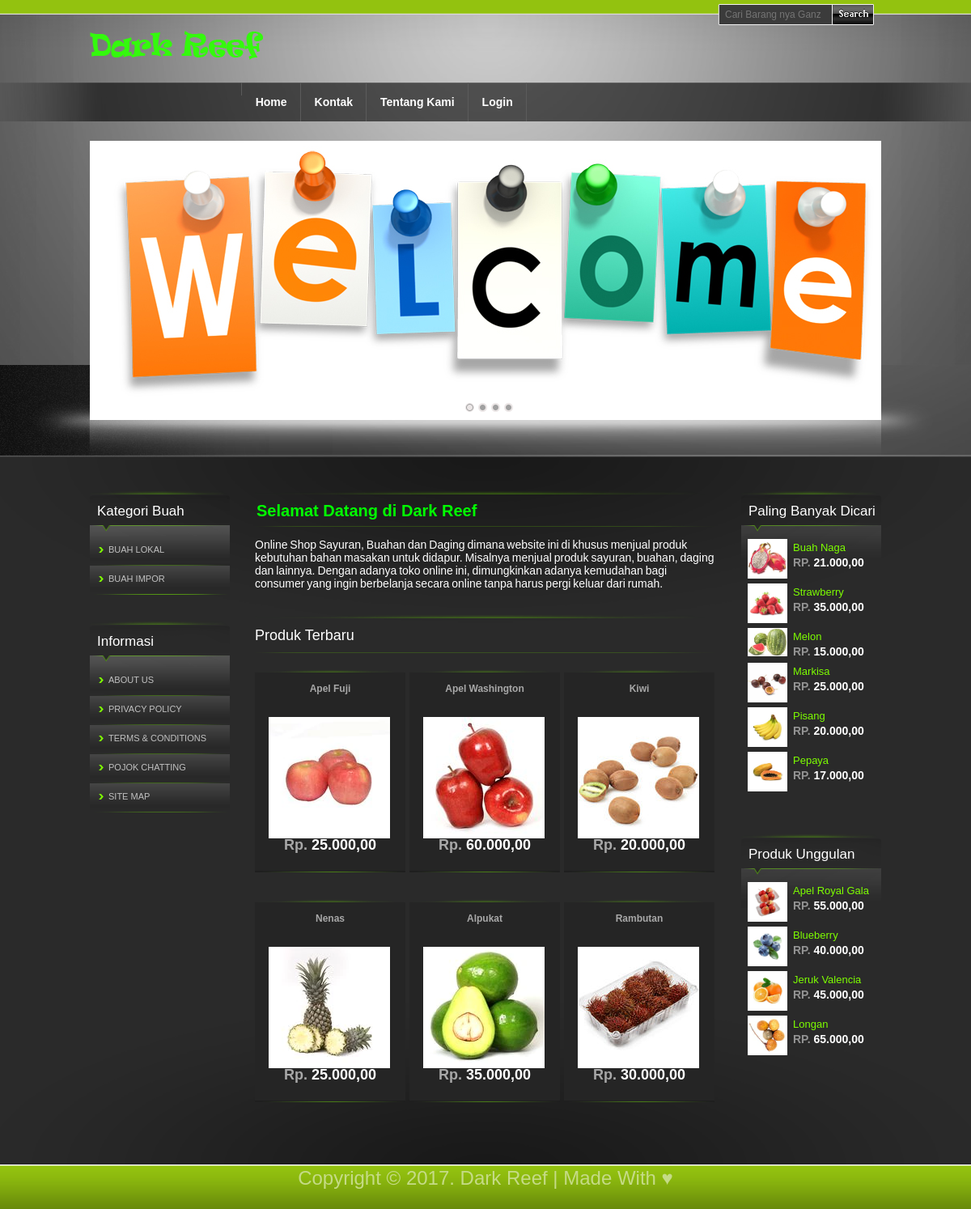
The page / on the database its author committed.
### tables this page shows
CREATE TABLE IF NOT EXISTS `buah` (
  `id` int(11) NOT NULL AUTO_INCREMENT,
  `kategori` int(11) NOT NULL,
  `nama_buah` varchar(100) DEFAULT NULL,
  `deskripsi` text NOT NULL,
  `gambar` varchar(100) NOT NULL,
  `produk_unggulan` varchar(10) NOT NULL,
  `harga` int(100) DEFAULT NULL,
  `status` varchar(10) NOT NULL,
  `stok` int(3) NOT NULL,
  `paling_dicari` varchar(10) NOT NULL,
  PRIMARY KEY (`id`)
);

### index.php (the view, shortened to what this page needs)
<?php
include "config/koneksi.php";
?>
<!DOCTYPE html PUBLIC "-//W3C//DTD XHTML 1.0 Transitional//EN" "http://www.w3.org/TR/xhtml1/DTD/xhtml1-transitional.dtd">
<html lang="en-US" xmlns="http://www.w3.org/1999/xhtml" dir="ltr">
<head>
	<link rel="stylesheet" href="css/style.css" type="text/css" media="all" />
</head>
<body>
	<div id="wrapper">
		<div id="search">
			<div class="shell">
				<form action="proses.php" method="post" accept-charset="utf-8">
					<div class="container">
						<input type="text" name="search" class="selectbox" placeholder="Cari Barang nya Ganz..." />
					</div>
					<input class="search-button" type="submit" value="Submit" name="cari"/>
				</form>
			</div>
		</div>
		<div id="header" class="shell">
			<h1 id="logo"><img src="css/images/logos.png" alt="Dark Reef" />&nbsp;</h1>
		</div>
		<div id="navigation">
			<div class="shell">
					<li>
					</li>
					<li><a href="index.php" title="Home">Home</a></li>
					<li><a href="#" title="Account">Kontak</a></li>
					<li><a href="#" title="Contact">Tentang Kami</a></li>
					<?php
					  if (empty($_SESSION[username]))
						echo '<li><a href="login.php">Login</a></li>'; ?>
			</div>
		</div>
		<div id="slider">
			<div class="slider-outer">
				<div class="slider-inner shell">
					<ul class="slider-items">
						<li>
							<img src="css/images/slide-img1.jpg" alt="Slide Image 1" />
							<div class="slide-entry">
							</div>
						</li>
					</ul>
					<div class="slider-controls">
					</div>
				</div>
			</div>
		</div>
		<div id="main">
			<div class="inner">
				<div class="shell">
					<div id="left-sidebar" class="sidebar">
						<ul>
							<li class="widget">
								<h2>Kategori Buah</h2>
								<div class="widget-entry">
									<ul>
										<li><a href="buah-lokal.php" title="Buah Lokal"><span>Buah Lokal</span></a></li>
										<li><a href="buah-lokal.php" title="Buah Impor"><span>Buah Impor</span></a></li>
									</ul>
								</div>
							</li>
							<li class="widget">
								<h2>Informasi</h2>
								<div class="widget-entry">
									<ul>
										<li><a href="#" title="About Us"><span>About Us</span></a></li>
										<li><a href="#" title="Privacy Policy"><span>Privacy Policy</span></a></li>
										<li><a href="#" title="Terms &amp; Conditions"><span>Terms &amp; Conditions</span></a></li>
										<li><a href="http://localhost/nge_chat/index.php" title="Chatting"><span>Pojok Chatting </span></a></li>
										<li class="last"><a href="#" title="Site Map"><span>Site Map</span></a></li>
									</ul>
								</div>
							</li>
						</ul>
					</div>
					<div id="content">
						<div class="post">
							<h2><span class="style2">Selamat Datang di Dark Reef</span><span class="title-bottom">&nbsp;</span></h2>
							<p class="style1">Online Shop Sayuran, Buahan dan Daging dimana website ini di khusus menjual produk kebutuhan bahan masakan untuk didapur. Misalnya menjual produk sayuran, buahan, daging dan lainnya. Dengan adanya toko online ini, dimungkinkan adanya kemudahan bagi consumer yang ingin berbelanja secara online tanpa harus pergi keluar dari rumah.</p>
						</div>
						<div id="products">
							<h2><span class="style4">Produk Terbaru</span><span class="title-bottom">&nbsp;</span></h2>
							<?php
                    $sql = mysqli_query($koneksi, "SELECT * FROM buah where kategori='1' and id='1'");
	if(mysqli_num_rows($sql) == 0){
		echo "Tidak ada produk!";
	}else{
		while($data = mysqli_fetch_assoc($sql)){
                    ?>
					<div class="product">
					<a href="detailproduk.php?kd=<?php echo $data['id'];?>" title="Apel Fuji">
					<span class="title">Apel Fuji</span>
                        <span class="title"><?php echo $data['nama']; ?></span>
                        <img src="css/images/<?php echo $data['gambar']; ?>" />
						<span class="price"><span>Rp.</span> <?php echo number_format($data['harga'],2,",",".");?></span></a>
                <?php
              }
              }
              ?>	</span></span></a>
						</div>
						<?php
                    $sql = mysqli_query($koneksi, "SELECT * FROM buah where kategori='1' and id='2'");
	if(mysqli_num_rows($sql) == 0){
		echo "Tidak ada produk!";
	}else{
		while($data = mysqli_fetch_assoc($sql)){
                    ?>
					<div class="product">
					<a href="detailproduk.php?kd=<?php echo $data['id'];?>" title="Apel Washington">
					<span class="title">Apel Washington</span>
                        <span class="title"><?php echo $data['nama']; ?></span>
                        <img src="css/images/<?php echo $data['gambar']; ?>" />
						<span class="price"><span>Rp. </span><?php echo number_format($data['harga'],2,",",".");?></span>
                <?php
              }
              }
              ?>
			  </a>
						</div>
						<?php
                    $sql = mysqli_query($koneksi, "SELECT * FROM buah where kategori='1' and id='3'");
	if(mysqli_num_rows($sql) == 0){
		echo "Tidak ada produk!";
	}else{
		while($data = mysqli_fetch_assoc($sql)){
                    ?>
					<div class="product last">
					<a href="detailproduk.php?kd=<?php echo $data['id'];?>" title="Kiwi">
					<span class="title">Kiwi</span>
                        <span class="title"><?php echo $data['nama']; ?></span>
                        <img src="css/images/<?php echo $data['gambar']; ?>" />
						<span class="price"><span>Rp. </span><?php echo number_format($data['harga'],2,",",".");?></span>
                <?php
              }
              }
              ?>
			  </a>
						</div>
							<?php
                    $sql = mysqli_query($koneksi, "SELECT * FROM buah where kategori='1' and id='4'");
	if(mysqli_num_rows($sql) == 0){
		echo "Tidak ada produk!";
	}else{
		while($data = mysqli_fetch_assoc($sql)){
                    ?>
					<div class="product">
					<a href="detailproduk.php?kd=<?php echo $data['id'];?>" title="Nenas">
					<span class="title">Nenas</span>
                        <span class="title"><?php echo $data['nama']; ?></span>
                        <img src="css/images/<?php echo $data['gambar']; ?>" />
						<span class="price"><span>Rp. </span><?php echo number_format($data['harga'],2,",",".");?></span>
                <?php
              }
              }
              ?>
			  </a>
						</div>
							<?php
                    $sql = mysqli_query($koneksi, "SELECT * FROM buah where kategori='1' and id='5'");
	if(mysqli_num_rows($sql) == 0){
		echo "Tidak ada produk!";
	}else{
		while($data = mysqli_fetch_assoc($sql)){
                    ?>
					<div class="product">
					<a href="detailproduk.php?kd=<?php echo $data['id'];?>" title="Alpukat">
					<span class="title">Alpukat</span>
                        <span class="title"><?php echo $data['nama']; ?></span>
                        <img src="css/images/<?php echo $data['gambar']; ?>" />
						<span class="price"><span>Rp. </span><?php echo number_format($data['harga'],2,",",".");?></span>
                <?php
              }
              }
              ?>
			  </a>
						</div>
							<?php
                    $sql = mysqli_query($koneksi, "SELECT * FROM buah where kategori='1' and id='6'");
	if(mysqli_num_rows($sql) == 0){
		echo "Tidak ada produk!";
	}else{
		while($data = mysqli_fetch_assoc($sql)){
                    ?>
					<div class="product last">
					<a href="detailproduk.php?kd=<?php echo $data['id'];?>" title="Rambutan">
					<span class="title">Rambutan</span>
                        <span class="title"><?php echo $data['nama']; ?></span>
                        <img src="css/images/<?php echo $data['gambar']; ?>" />
						<span class="price"><span>Rp. </span><?php echo number_format($data['harga'],2,",",".");?></span>
                <?php
              }
              }
              ?>
			  </a>
						</div>
						</div>
					</div>
					<div id="right-sidebar" class="sidebar">
						<ul>
							<li class="widget products-box">
								<h2>Paling Banyak Dicari</h2>
								<div class="widget-entry">
									<ul>
										<?php
                    $sql = mysqli_query($koneksi, "SELECT * FROM buah where kategori='2' and id='7'");
					if(mysqli_num_rows($sql) == 0){
						echo "Tidak ada produk!";
					}else{
						while($data = mysqli_fetch_assoc($sql)){
                    		?>
										<li>
											<a href="detailproduk.php?kd=<?php echo $data['id'];?>" title="Buah Naga">
												<img src="css/images/<?php echo $data['gambar']; ?>" />
												<span class="info">
													<span class="title"><?php echo $data['nama_buah']; ?></span>
													<span class="price"><span>Rp. </span><?php echo number_format($data['harga'],2,",",".");?></span>
												</span>
											</a>
										</li>
										<?php
              }
              }
              ?>
			  							<?php
                    $sql = mysqli_query($koneksi, "SELECT * FROM buah where kategori='2' and id='8'");
					if(mysqli_num_rows($sql) == 0){
						echo "Tidak ada produk!";
					}else{
						while($data = mysqli_fetch_assoc($sql)){
                    		?>
										<li>
											<a href="detailproduk.php?kd=<?php echo $data['id'];?>" title="Strawberry">
												<img src="css/images/<?php echo $data['gambar']; ?>" />
												<span class="info">
													<span class="title"><?php echo $data['nama_buah']; ?></span>
													<span class="price"><span>Rp. </span><?php echo number_format($data['harga'],2,",",".");?></span>
												</span>
											</a>
										</li>
										<?php
              }
              }
              ?>
										<?php
                    $sql = mysqli_query($koneksi, "SELECT * FROM buah where kategori='2' and id='9'");
					if(mysqli_num_rows($sql) == 0){
						echo "Tidak ada produk!";
					}else{
						while($data = mysqli_fetch_assoc($sql)){
                    		?>
										<li>
											<a href="detailproduk.php?kd=<?php echo $data['id'];?>" title="Melon">
												<img src="css/images/<?php echo $data['gambar']; ?>" />
												<span class="info">
													<span class="title"><?php echo $data['nama_buah']; ?></span>
													<span class="price"><span>Rp. </span><?php echo number_format($data['harga'],2,",",".");?></span>
												</span>
											</a>
										</li>
										<?php
              }
              }
              ?>
										<?php
                    $sql = mysqli_query($koneksi, "SELECT * FROM buah where kategori='2' and id='10'");
					if(mysqli_num_rows($sql) == 0){
						echo "Tidak ada produk!";
					}else{
						while($data = mysqli_fetch_assoc($sql)){
                    		?>
										<li>
											<a href="detailproduk.php?kd=<?php echo $data['id'];?>" title="Markisa">
												<img src="css/images/<?php echo $data['gambar']; ?>" />
												<span class="info">
													<span class="title"><?php echo $data['nama_buah']; ?></span>
													<span class="price"><span>Rp. </span><?php echo number_format($data['harga'],2,",",".");?></span>
												</span>
											</a>
										</li>
										<?php
              }
              }
              ?>
										<?php
                    $sql = mysqli_query($koneksi, "SELECT * FROM buah where kategori='2' and id='11'");
					if(mysqli_num_rows($sql) == 0){
						echo "Tidak ada produk!";
					}else{
						while($data = mysqli_fetch_assoc($sql)){
                    		?>
										<li>
											<a href="detailproduk.php?kd=<?php echo $data['id'];?>" title="Pisang">
												<img src="css/images/<?php echo $data['gambar']; ?>" />
												<span class="info">
													<span class="title"><?php echo $data['nama_buah']; ?></span>
													<span class="price"><span>Rp. </span><?php echo number_format($data['harga'],2,",",".");?></span>
												</span>
											</a>
										</li>
										<?php
              }
              }
              ?>
										<?php
                    $sql = mysqli_query($koneksi, "SELECT * FROM buah where kategori='2' and id='12'");
					if(mysqli_num_rows($sql) == 0){
						echo "Tidak ada produk!";
					}else{
						while($data = mysqli_fetch_assoc($sql)){
                    		?>
										<li>
											<a href="detailproduk.php?kd=<?php echo $data['id'];?>" title="Pepaya">
												<img src="css/images/<?php echo $data['gambar']; ?>" />
												<span class="info">
													<span class="title"><?php echo $data['nama_buah']; ?></span>
													<span class="price"><span>Rp. </span><?php echo number_format($data['harga'],2,",",".");?></span>
												</span>
											</a>
										</li>
										<?php
              }
              }
              ?>
									</ul>
								</div>
							</li>
							<li class="widget products-box">
								<h2>Produk Unggulan</h2>
								<div class="widget-entry">
									<ul>
									<?php
                    $sql = mysqli_query($koneksi, "SELECT * FROM buah where kategori='3' and id='13'");
					if(mysqli_num_rows($sql) == 0){
						echo "Tidak ada produk!";
					}else{
						while($data = mysqli_fetch_assoc($sql)){
                    		?>
										<li>
											<a href="detailproduk.php?kd=<?php echo $data['id'];?>" title="Apel Royal Gala">
												<img src="css/images/<?php echo $data['gambar']; ?>" />
												<span class="info">
													<span class="title"><?php echo $data['nama_buah']; ?></span>
													<span class="price"><span>Rp. </span><?php echo number_format($data['harga'],2,",",".");?></span>
												</span>
											</a>
										</li>
										<?php
              }
              }
              ?>
										<?php
                    $sql = mysqli_query($koneksi, "SELECT * FROM buah where kategori='3' and id='14'");
					if(mysqli_num_rows($sql) == 0){
						echo "Tidak ada produk!";
					}else{
						while($data = mysqli_fetch_assoc($sql)){
                    		?>
										<li>
											<a href="detailproduk.php?kd=<?php echo $data['id'];?>" title="Blueberry">
												<img src="css/images/<?php echo $data['gambar']; ?>" />
												<span class="info">
													<span class="title"><?php echo $data['nama_buah']; ?></span>
													<span class="price"><span>Rp. </span><?php echo number_format($data['harga'],2,",",".");?></span>
												</span>
											</a>
										</li>
										<?php
              }
              }
              ?>
										<?php
                    $sql = mysqli_query($koneksi, "SELECT * FROM buah where kategori='3' and id='15'");
					if(mysqli_num_rows($sql) == 0){
						echo "Tidak ada produk!";
					}else{
						while($data = mysqli_fetch_assoc($sql)){
                    		?>
										<li>
											<a href="detailproduk.php?kd=<?php echo $data['id'];?>" title="Jeruk Valencia">
												<img src="css/images/<?php echo $data['gambar']; ?>" />
												<span class="info">
													<span class="title"><?php echo $data['nama_buah']; ?></span>
													<span class="price"><span>Rp. </span><?php echo number_format($data['harga'],2,",",".");?></span>
												</span>
											</a>
										</li>
										<?php
              }
              }
              ?>
										<?php
                    $sql = mysqli_query($koneksi, "SELECT * FROM buah where kategori='3' and id='16'");
					if(mysqli_num_rows($sql) == 0){
						echo "Tidak ada produk!";
					}else{
						while($data = mysqli_fetch_assoc($sql)){
                    		?>
										<li>
											<a href="detailproduk.php?kd=<?php echo $data['id'];?>" title="Longan">
												<img src="css/images/<?php echo $data['gambar']; ?>" />
												<span class="info">
													<span class="title"><?php echo $data['nama_buah']; ?></span>
													<span class="price"><span>Rp. </span><?php echo number_format($data['harga'],2,",",".");?></span>
												</span>
											</a>
										</li>
										<?php
              }
              }
              ?>
									</ul>
								</div>
							</li>
						</ul>
					</div>
				</div>
			</div>
		</div>
	  <div id="footer">
	    <div align="center" class="style5">Copyright &copy; 2017. Dark Reef | Made With ♥</div>
	  </div>
	</div>
</body>
</html>

### index.php (style rules this page uses)
.style2 { color: #00FF00; font-size: 20px; }
.style4 { color: #FFFFFF }
.style5 { font-size: 24px }

### rows shown on the page
buah: gambar (picture), harga "25.000,00"
buah: gambar (picture), harga "60.000,00"
buah: gambar (picture), harga "20.000,00"
buah: gambar (picture), harga "25.000,00"
buah: gambar (picture), harga "35.000,00"
buah: gambar (picture), harga "30.000,00"
buah: gambar (picture), nama_buah "Buah Naga", harga "21.000,00"
buah: gambar (picture), nama_buah "Strawberry", harga "35.000,00"
buah: gambar (picture), nama_buah "Melon", harga "15.000,00"
buah: gambar (picture), nama_buah "Markisa", harga "25.000,00"
buah: gambar (picture), nama_buah "Pisang", harga "20.000,00"
buah: gambar (picture), nama_buah "Pepaya", harga "17.000,00"
buah: gambar (picture), nama_buah "Apel Royal Gala", harga "55.000,00"
buah: gambar (picture), nama_buah "Blueberry", harga "40.000,00"
buah: gambar (picture), nama_buah "Jeruk Valencia", harga "45.000,00"
buah: gambar (picture), nama_buah "Longan", harga "65.000,00"
